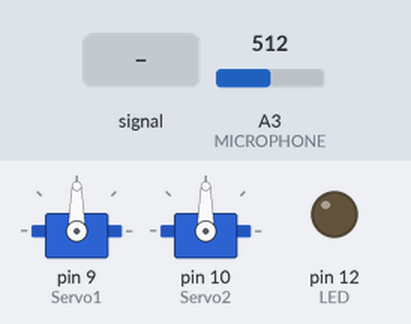
Simulated run of this sketch. Board: Arduino Uno, built with avr-gcc and run on an emulated ATmega328P. On the bench: 2 × servo, output pins drawn as LEDs (lit = HIGH). Dashed ring = blinking. Inputs (shaded band) come from the test bench; at power-on: A3 (MICROPHONE) = 512.

Above: at 1.4 s.
1.5 s: A3 (MICROPHONE) fed a 200 Hz sine of ±255 counts around its level
At 1.65 s:
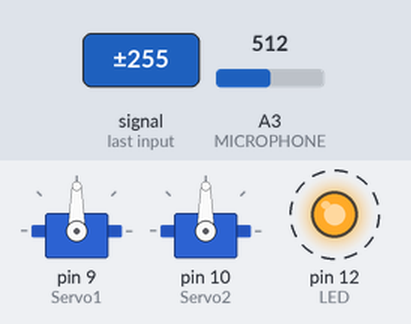
At 2.25 s:
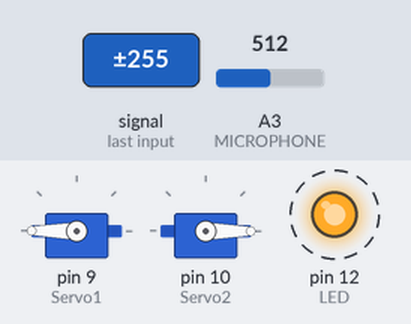
4.5 s: A3 (MICROPHONE) set to 340
At 4.8 s:
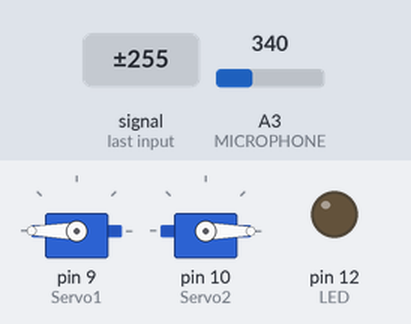
6.0 s: A3 (MICROPHONE) set to 672
7.5 s: A3 (MICROPHONE) set to 709
9.0 s: A3 (MICROPHONE) set to 372
10.5 s: A3 (MICROPHONE) set to 341
Timing chart, 0 to 13.0 s (numbered marks = the images above; inputs shaded):
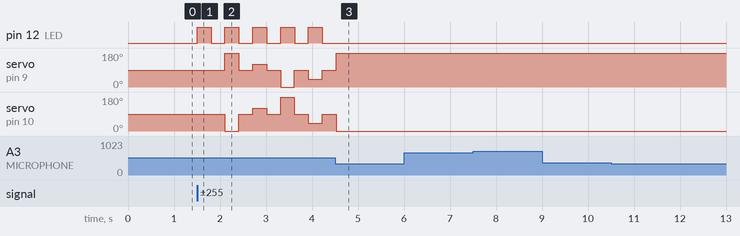

Measured:
- after the input at 1.5 s, pin 12 (LED): alternates HIGH for 0.30 s and LOW for 0.30 s, starting at once; servo on pin 9 (Servo1): 90° → 180° after 0.61 s, → 90° 0.30 s later, → 120° 0.30 s later, → 90° 0.30 s later, … (8 changes in this stretch)
- after the input at 4.5 s, pin 12 (LED): stops changing and stays LOW; servo on pin 9 (Servo1): goes on until 4.5 s, then stays 180°; servo on pin 10 (Servo2): goes on until 4.5 s, then stays 0°
- after the input at 6.0 s, every drawn part: stays the same
- after the input at 7.5 s, every drawn part: stays the same
- after the input at 9.0 s, every drawn part: stays the same
- after the input at 10.5 s, every drawn part: stays the same

The sketch:

17_eduArdu_BotKit_demo.ino
```cpp
/**********************************************************************
Demo example for Olimex board eduArdu
Tested with Arduino 1.8.8
Date: 2018/12/12

Description:
Demo sketch using the default Arduino library "Servo".
Servo 1 and 2 are controled by microphone.
Clapping once makes Servo1 and Servo2 move making different movements
Clapping twice makes Servo1 and Servo2 stop rotating and the car stops.
Clapping once again the car moves again into another direction.

 Directions:

 1st time - forward
 2nd time - turn right
 3rd time - backward
 4th time - turn left

 Every second clap activates car's break.

**********************************************************************/

#include <Servo.h>

#define LED 12
#define MICROPHONE  A3

#define THRESHOLD 350  // higher value means less sensitivity

Servo Servo1, Servo2;

typedef enum state{
  MOVE_FORWARD = 0,
  MOVE_RIGHT,
  MOVE_BACKWARD,
  MOVE_LEFT,
  MOVE_STOP
}states;


states ST_MACHINE = MOVE_STOP;


uint8_t break_flag = 1;

/* Servo control */
void servo_break()
{
    Servo1.write(90);
    Servo2.write(90);

}

void servo_fwd()
{
    Servo1.write(180);
    Servo2.write(0);

}

void servo_bwd()
{
    Servo1.write(0);
    Servo2.write(180);

}

void servo_left()
{
    Servo1.write(40);
    Servo2.write(40);
}

void servo_right()
{
    Servo1.write(120);
    Servo2.write(120);
}


/* Microphone clap recognition */

uint8_t clap_detect()
{

 int Max=0, Min=1024;
  for(int i=0; i<50; i++) // taking a sequence of samples to determine whether there is noise or not
  {
    int Sample;
    Sample = analogRead(MICROPHONE);
    if (Sample > Max)
      Max = Sample;

    if (Sample < Min)
      Min = Sample;

    if((Max-Min) > THRESHOLD)
    {
      digitalWrite (LED, !digitalRead(LED));

      delay(300);
     return 1;
    }

  }

  return 0;
}

void setup()
{
  Servo1.attach(9);
  Servo2.attach(10);
    pinMode(LED, OUTPUT);
  digitalWrite (LED, LOW);

  Serial.begin(115200);
  delay(200);

}

void loop()
{

  while(clap_detect()==0);

  if (break_flag == 0)
  {
    switch (ST_MACHINE) {
      case MOVE_FORWARD: ST_MACHINE = MOVE_RIGHT; servo_right(); break;
      case MOVE_RIGHT: ST_MACHINE = MOVE_BACKWARD; servo_bwd(); break;
      case MOVE_BACKWARD: ST_MACHINE = MOVE_LEFT;  servo_left(); break;
      case MOVE_LEFT: ST_MACHINE = MOVE_FORWARD;  servo_fwd(); break;
      default: ST_MACHINE = MOVE_FORWARD;  servo_fwd(); break;

    }
    break_flag = 1;
  }
  else {
    servo_break();

    break_flag = 0;
  }


}
```
